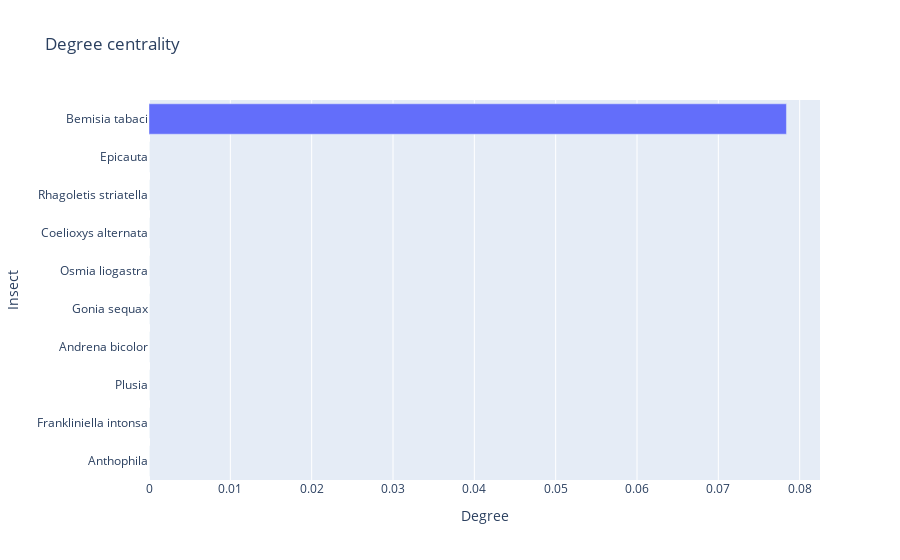

The cell this chart's notebook holds for it:
### Markdown cell above
# Visualisasi Hasil Analisis

### Code cell
import plotly.graph_objects as go

to_itter=data_to_count.sort_values('dc_result',ascending=False).reset_index(drop=True)[:10]

label=[]
degree=[]
for index,data in to_itter.sort_values('dc_result',ascending=True).reset_index(drop=True).iterrows():
    label.append(data.label)
    degree.append(data.dc_result)

fig = go.Figure(data=go.Bar(
    x=degree,
    y=label,
    orientation='h'
))

fig.update_layout(
    title='Degree centrality',
    xaxis_title='Degree',
    yaxis_title='Insect'
)

fig.show()

### Figure 1 — Plotly figure (JSON) as saved in the notebook; plotly's stock layout.template omitted (floating-point values rounded to 4 significant figures)
{"data": [{"orientation": "h", "type": "bar", "x": [0, 0, 0, 0, 0, 0, 0, 0, 0, 0.07837], "y": ["Anthophila", "Frankliniella intonsa", "Plusia", "Andrena bicolor", "Gonia sequax", "Osmia liogastra", "Coelioxys alternata", "Rhagoletis striatella", "Epicauta", "Bemisia tabaci"]}], "layout": {"title": {"text": "Degree centrality"}, "xaxis": {"title": {"text": "Degree"}}, "yaxis": {"title": {"text": "Insect"}}}}
